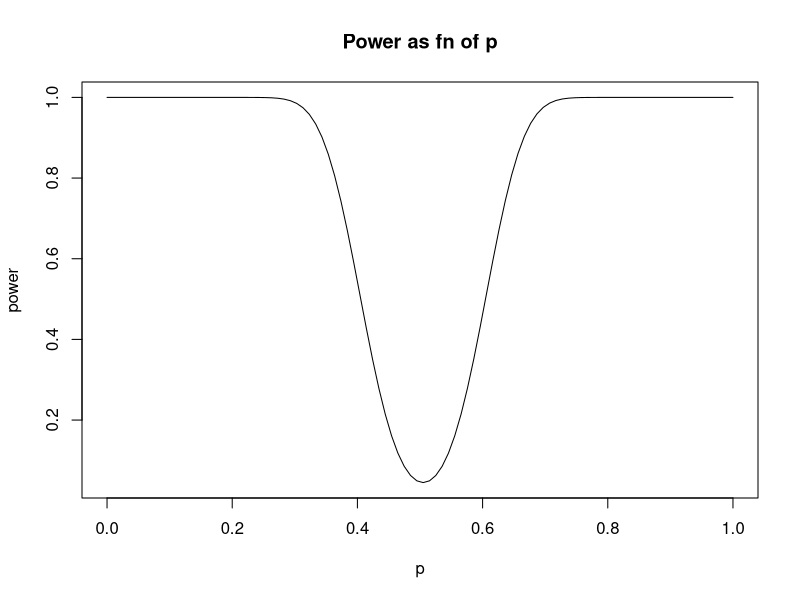
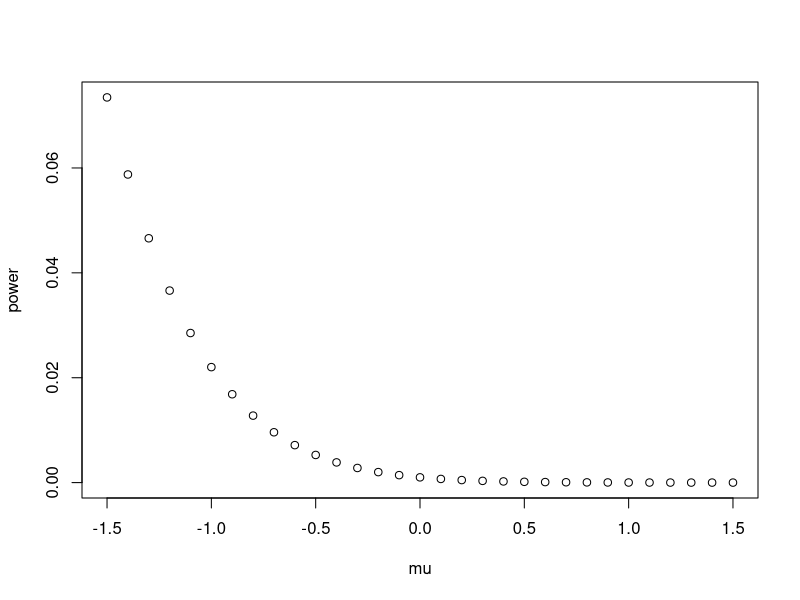
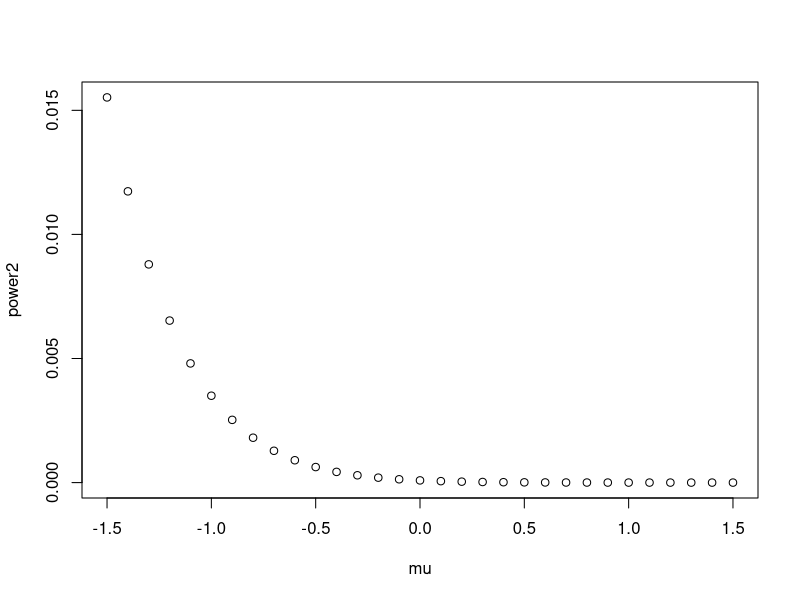
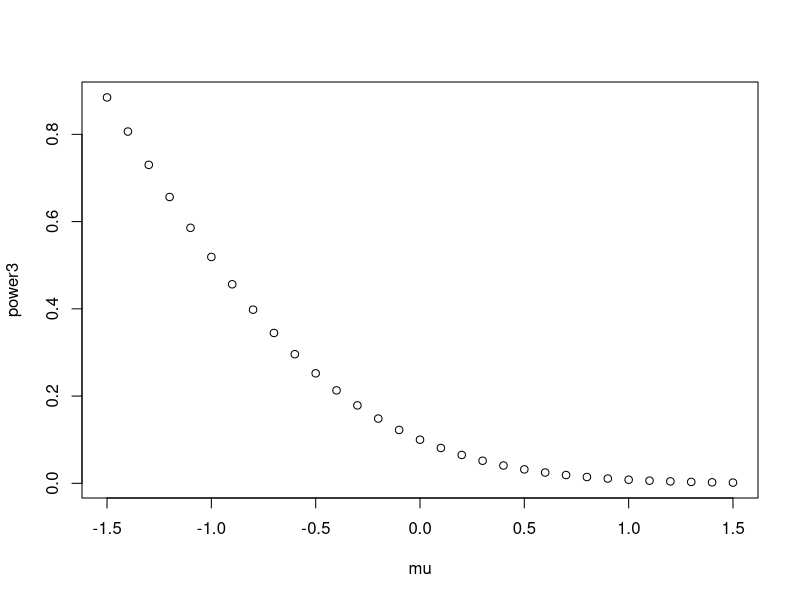
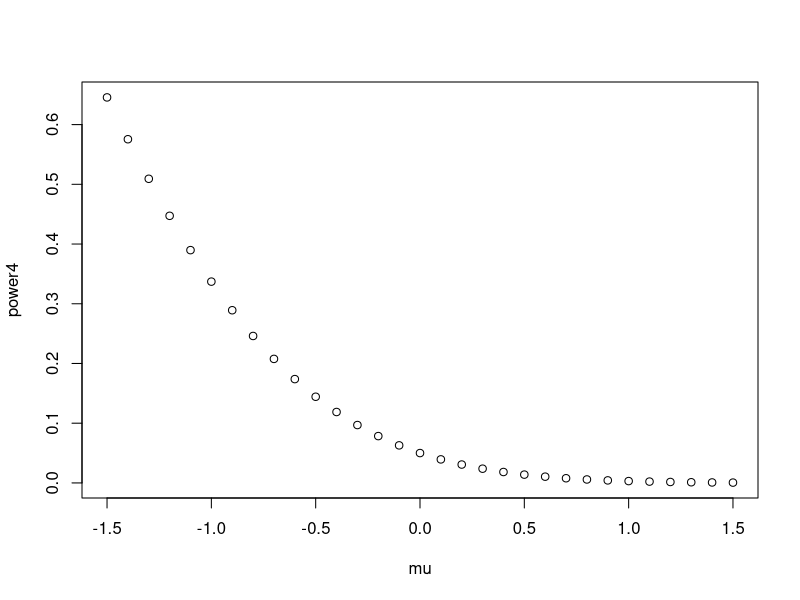

Write R code to recreate these figures, in order.
## ---- chunk 1
knitr::opts_chunk$set(echo = TRUE)
## ---- chunk 2
p <- seq(0,1,length=100)
power <- pbinom(40,100,p) + (1 - pbinom(60, 100, p))
plot(p,power, type='l', main = "Power as fn of p")
pbinom(40,100,.5) + (1 - pbinom(60, 100, .5))
## ---- chunk 3
# Sample size 25
mu = seq(-1.5, 1.5, by = 0.1)
c = -1.645*2
power = 2 * pnorm(c, mean = mu, sd = 1)
plot(mu, power)

c2 = -1.96 * 2
power2 = 2 * pnorm(c2, mean = mu, sd = 1)
plot(mu, power2)

# Sample size 100
c3 = -1.645 * 10 / 10
power3 = 2 * pnorm(c3, mu, 1)
plot(mu, power3)

c4 = -1.96
power4 = 2 * pnorm(c4, mean = mu, sd = 1)
plot(mu, power4)
## ---- chunk 4
total = 0
for (i in c(0:39, 61:100)) {
  total = total + dbinom(i, 100, 0.5)
}
total

## ---- chunk 5
dl = c(103.768, 61.675, 71.210, 106.755, 92.295, 88.017, 73.154, 91.052, 100.615, 108.579, 123.086, 76.014, 102.754, 73.003, 84.023, 89.222, 88.062, 90.677, 82.115, 90.479)
dl_mean = mean(dl)
dl_mean
dl_sd = sd(dl)
dl_sd
